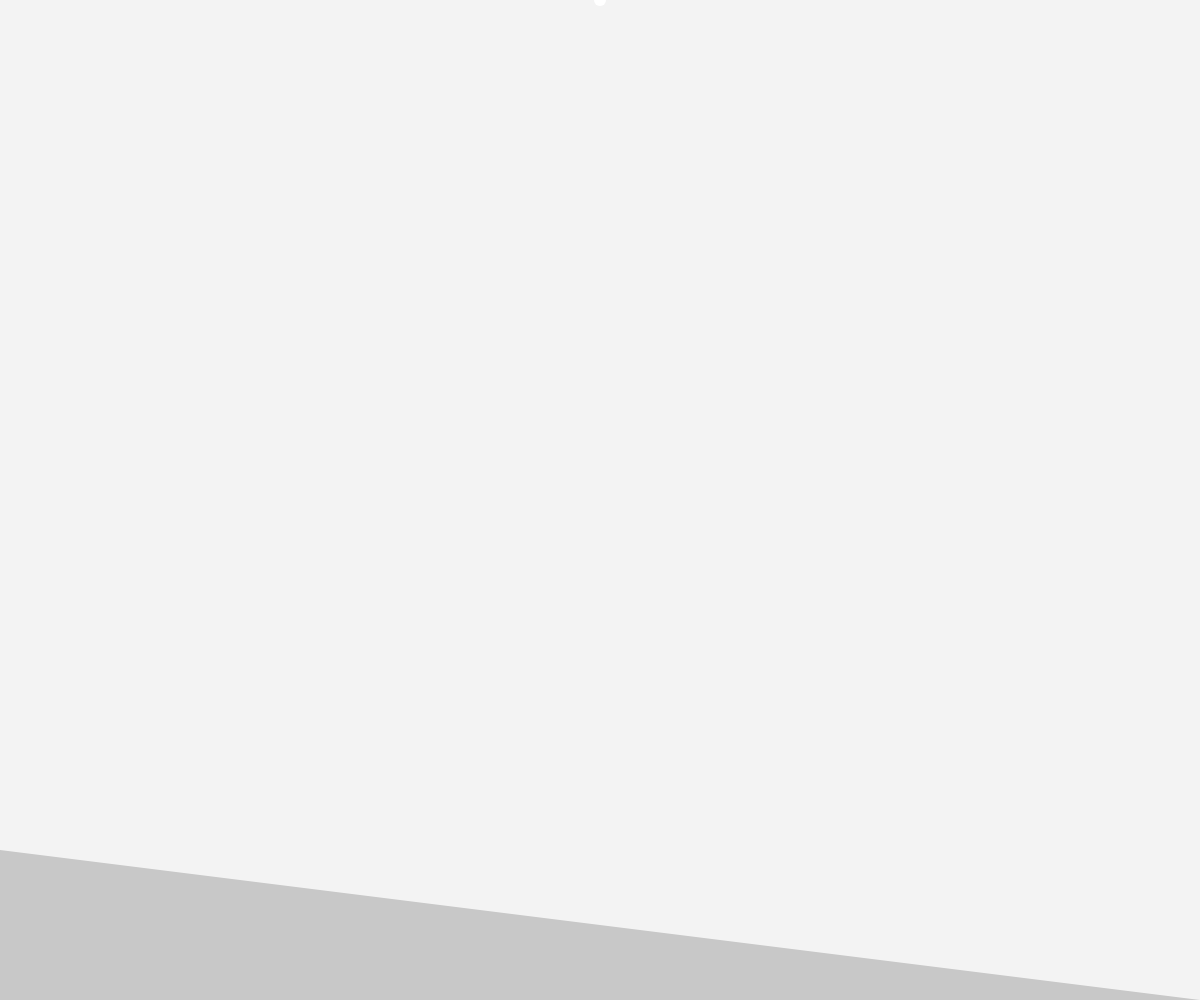
Frame 1 (no input)
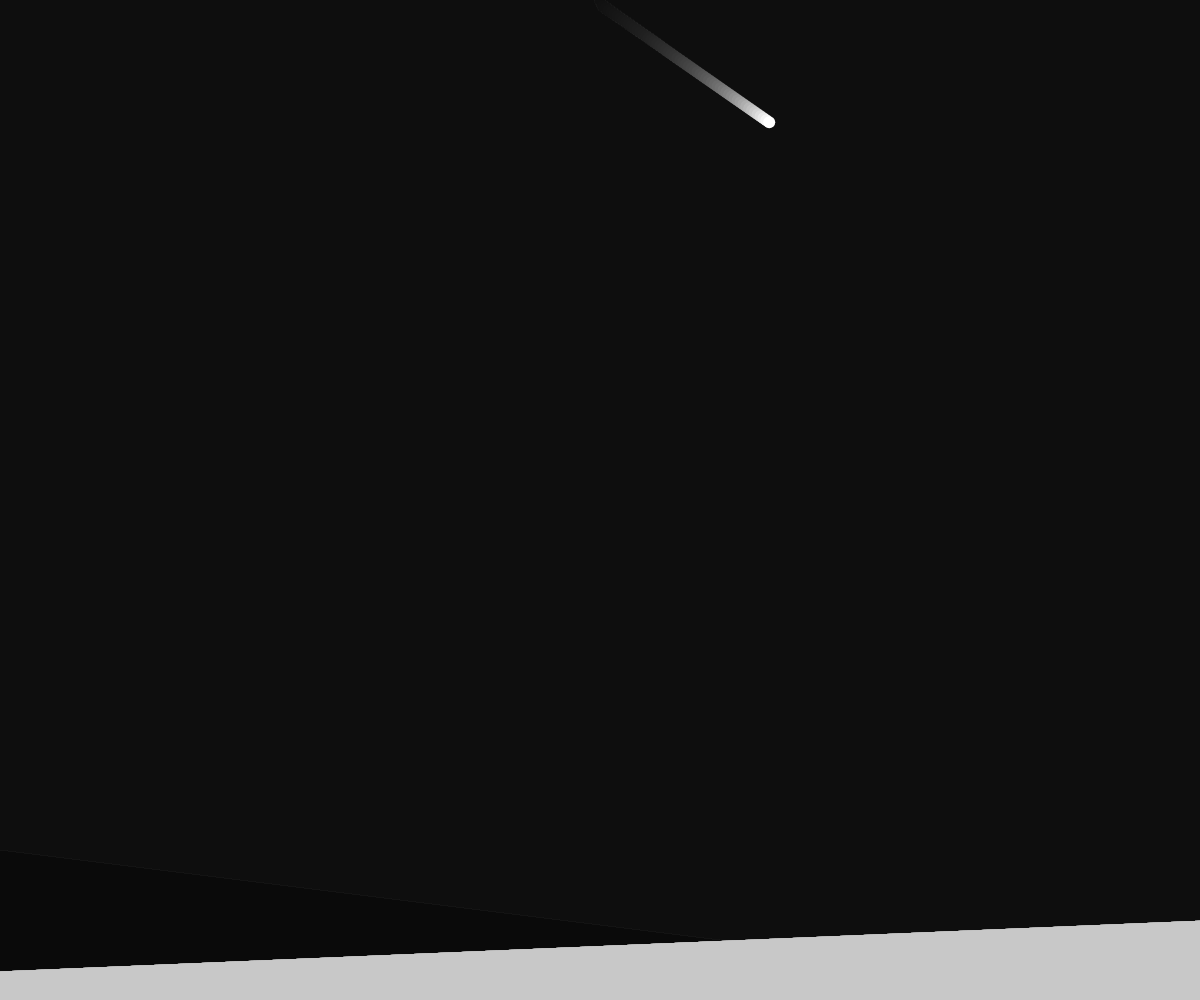
Frame 60 (no input)
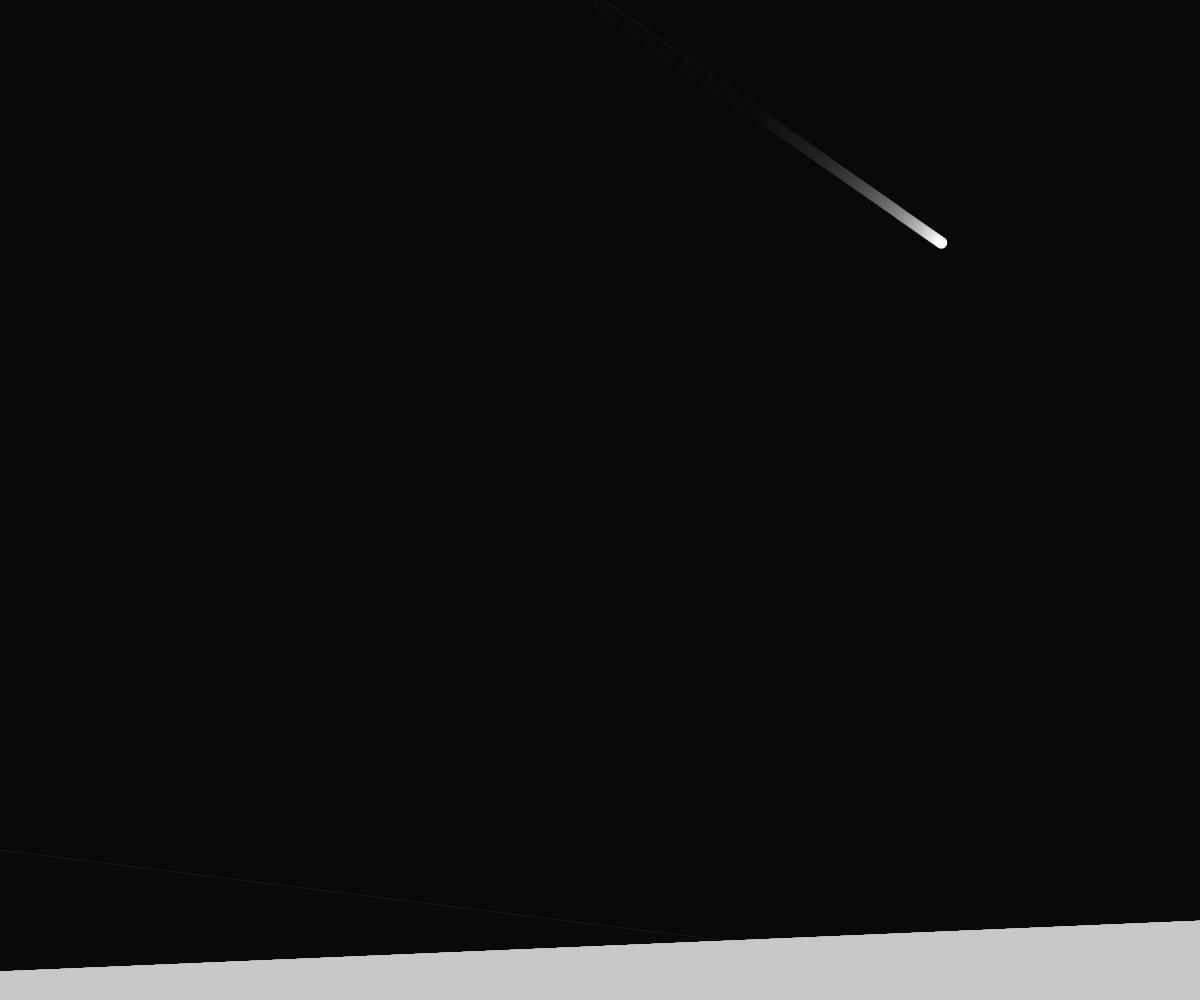
Frame 120 (the mouse pressed at the canvas centre since frame 60)

The p5.js sketch that drew these frames (run headless with seeded random() and noise() and a simulated clock; from frame 60 on, the mouse is pressed at the canvas centre):

// p5.js sketch
// ── sketch.js


//Position of left hand side of floor
let base1;

//Position of right hand side of floor
let base2;
//Length of floor
//let baseLength;

// Variables related to moving ball
let position;
let velocity;
let r = 6;
let speed = 3.5;

function setup() {
  createCanvas(windowWidth, windowHeight);

  fill(128);
  base1 = createVector(0, height - 150);
  base2 = createVector(width, height);
  //createGround();

  //start ellipse at middle top of screen
  position = createVector(width / 2, 0);

  //calculate initial random velocity
  velocity = p5.Vector.random2D();
  velocity.mult(speed);
}

function draw() {
  //draw background
  fill(0, 12);
  noStroke();
  rect(0, 0, width, height);

  //draw base
  fill(200);
  quad(base1.x, base1.y, base2.x, base2.y, base2.x, height, 0, height);

  //calculate base top normal
  let baseDelta = p5.Vector.sub(base2, base1);
  baseDelta.normalize();
  let normal = createVector(-baseDelta.y, baseDelta.x);
  let intercept = p5.Vector.dot(base1, normal);

  //draw ellipse
  noStroke();
  fill(255);
  ellipse(position.x, position.y, r * 2, r * 2);

  //move ellipse
  position.add(velocity);

  //normalized incidence vector
  incidence = p5.Vector.mult(velocity, -1);
  incidence.normalize();

  // detect and handle collision with base
  if (p5.Vector.dot(normal, position) > intercept) {
    //calculate dot product of incident vector and base top
    let dot = incidence.dot(normal);

    //calculate reflection vector
    //assign reflection vector to direction vector
    velocity.set(
      2 * normal.x * dot - incidence.x,
      2 * normal.y * dot - incidence.y,
      0
    );
    velocity.mult(speed);

    // draw base top normal at collision point
    stroke(255, 128, 0);
    line(
      position.x,
      position.y,
      position.x - normal.x * 100,
      position.y - normal.y * 100
    );
  }
  //}

  // detect boundary collision
  // right
  if (position.x > width - r) {
    position.x = width - r;
    velocity.x *= -1;
  }
  // left
  if (position.x < r) {
    position.x = r;
    velocity.x *= -1;
  }
  // top
  if (position.y < r) {
    position.y = r;
    velocity.y *= -1;

    //randomize base top
    base1.y = random(height - 100, height);
    base2.y = random(height - 100, height);
  }
}
